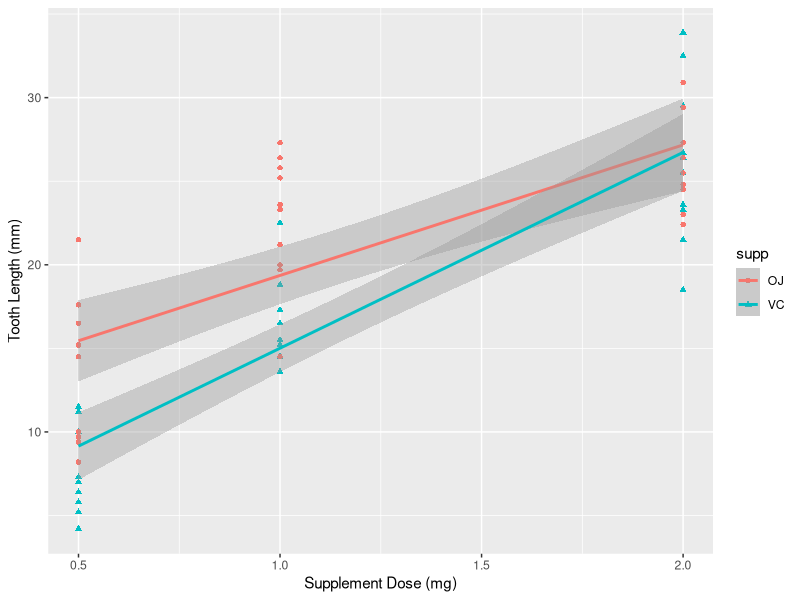
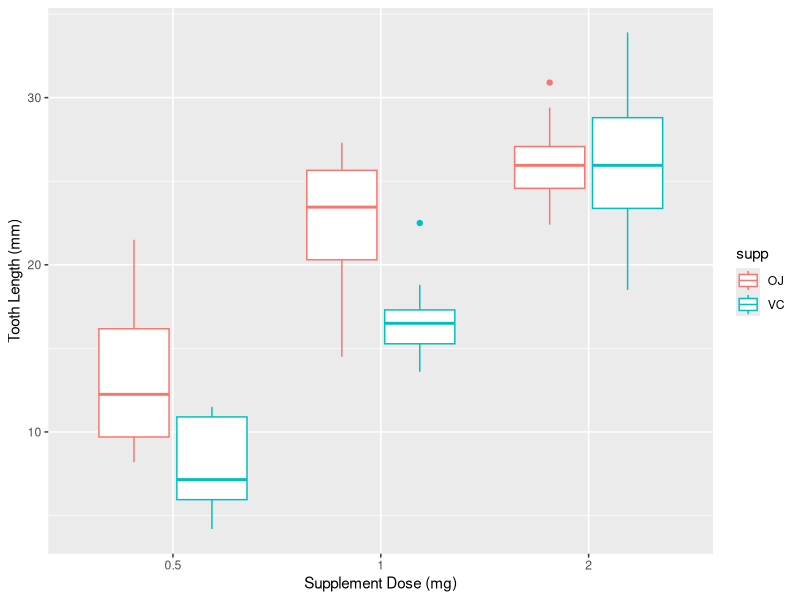

These charts were generated, in order, by the following R code:
## ---- chunk 1
knitr::opts_chunk$set(fig.path="figs/")
library(dplyr,warn.conflicts=FALSE)
library(ggplot2)
## ---- chunk 2
data(ToothGrowth)
## ---- chunk 3
ggplot(ToothGrowth,aes(x=dose,y=len,group=supp)) + 
  geom_point(aes(color=supp,shape=supp)) +
  geom_smooth(aes(color=supp), method="lm") +
  ylab("Tooth Length (mm)") + 
  xlab("Supplement Dose (mg)")

ggplot(ToothGrowth,aes(x=factor(dose),y=len,color=supp)) +
  geom_boxplot() +
  ylab("Tooth Length (mm)") + 
  xlab("Supplement Dose (mg)")
## ---- chunk 4
vc_5 <- filter(ToothGrowth,dose==0.5 & supp=='VC')$len
vc_10 <- filter(ToothGrowth,dose==1.0 & supp=='VC')$len
vc_20 <- filter(ToothGrowth,dose==2.0 & supp=='VC')$len

oj_5 <- filter(ToothGrowth,dose==0.5 & supp=='OJ')$len
oj_10 <- filter(ToothGrowth,dose==1.0 & supp=='OJ')$len
oj_20 <- filter(ToothGrowth,dose==2.0 & supp=='OJ')$len

t.test(vc_5, oj_5, conf.level=0.95, var.equal=TRUE)

t.test(vc_10,oj_10,conf.level=0.95, var.equal=TRUE)

t.test(vc_20,oj_20,conf.level=0.95, var.equal=TRUE)
